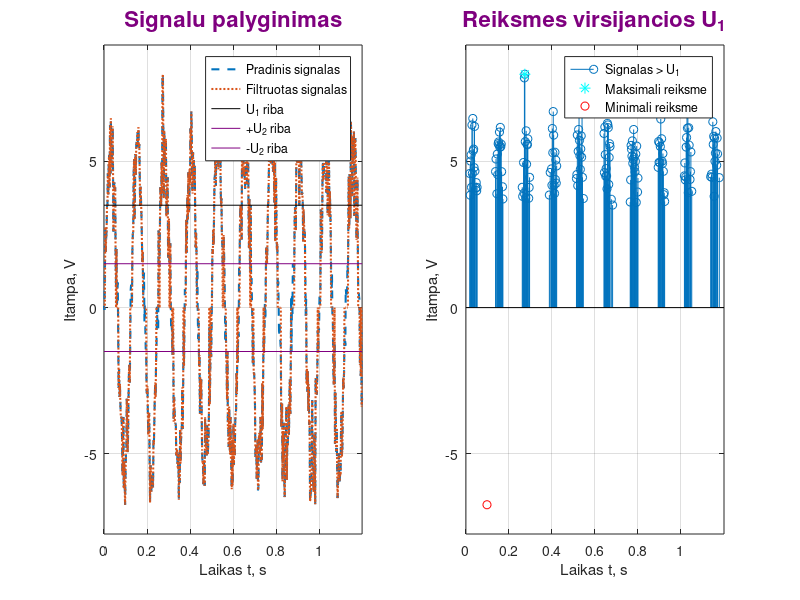

Write the MATLAB code that produced this figure.
% 2026-09-24, 9 variantas, Erika KUtyrina

t = 0:0.002:1.2;
A = 5.5;
f = 8;
sigma = 0.8;
U1 = 3.5;
U2 = 1.5;

s = A * sin(2*pi*f*t);
n = sigma * randn(size(t));
s_n = s + n;

s_filt = s_n;
s_filt(abs(s_filt) < U2) = 0;

figure(1);

subplot(1, 2, 1);
plot(t, s_n, '--', 'LineWidth', 1.5);
hold on;
plot(t, s_filt, ':', 'LineWidth', 1.5);
plot([min(t) max(t)], [U1 U1], 'k-');
plot([min(t) max(t)], [U2 U2], '-', 'Color', [0.5 0 0.5]);
plot([min(t) max(t)], [-U2 -U2], '-', 'Color', [0.5 0 0.5]);
grid on;
xlabel('Laikas t, s');
ylabel('Itampa, V');
title('Signalu palyginimas', 'Color', [0.5 0 0.5], 'FontSize', 16);
legend('Pradinis signalas', 'Filtruotas signalas', 'U_1 riba', '+U_2 riba', '-U_2 riba', 'Location', 'best');
axis([min(t) max(t) min(s_n)-1 max(s_n)+1]);
hold off;

subplot(1, 2, 2);
idx = s_n > U1;
stem(t(idx), s_n(idx));
hold on;

max_idx = s_n == max(s_n);
min_idx = s_n == min(s_n);

plot(t(max_idx), s_n(max_idx), 'c*', 'MarkerSize', 8);
plot(t(min_idx), s_n(min_idx), 'ro', 'MarkerSize', 6);

grid on;
xlabel('Laikas t, s');
ylabel('Itampa, V');
title('Reiksmes virsijancios U_1', 'Color', [0.5 0 0.5], 'FontSize', 16);
legend('Signalas > U_1', 'Maksimali reiksme', 'Minimali reiksme', 'Location', 'best');
axis([min(t) max(t) min(s_n)-1 max(s_n)+1]);
hold off;
